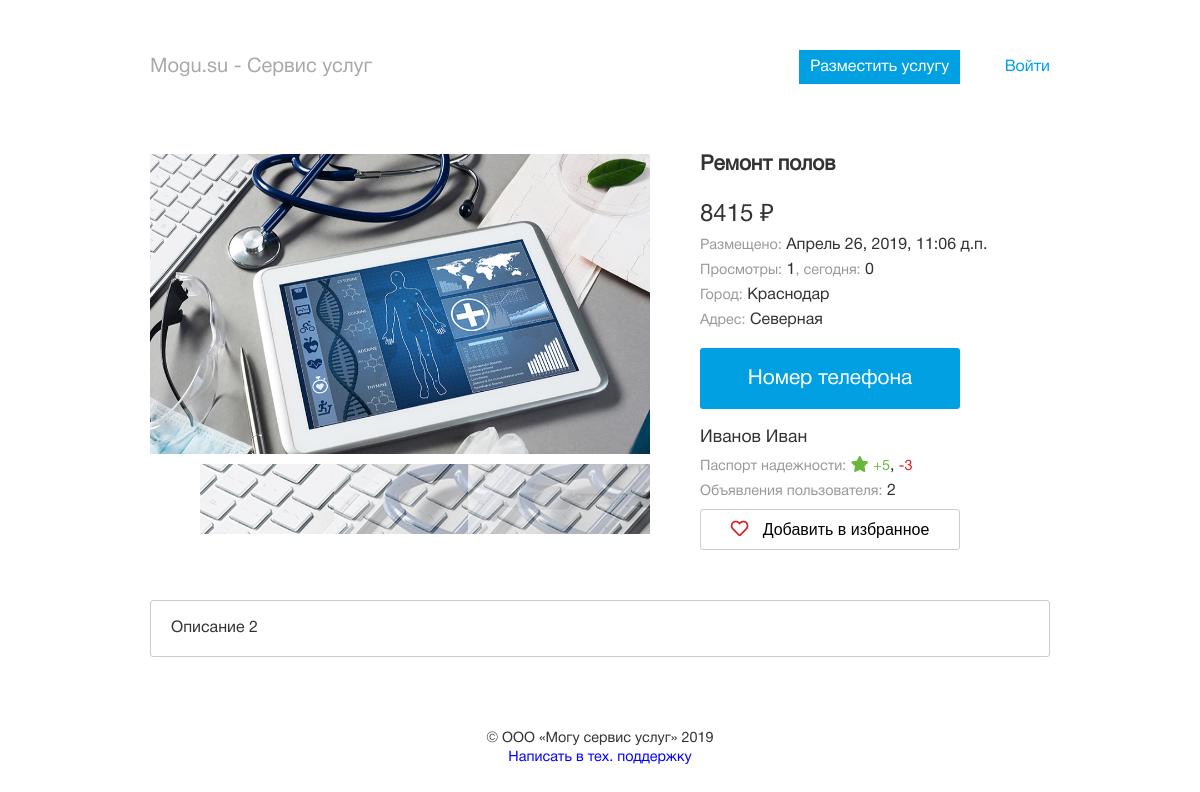
The app's page /announcements/detail/2/ with its own data.
### announcements/models.py (models this page shows, shortened)
class Image(models.Model):
    announcement = models.ForeignKey(Announcement, on_delete=models.CASCADE, verbose_name='Объявление', related_name='images')
    def get_picture_url(self, filename):
        return 'images/announcements/%s/%s' % (self.announcement.author.username, filename)
    image = models.ImageField(upload_to=get_picture_url, verbose_name='Изображение')
    is_main = models.BooleanField(default=False, verbose_name='Главное изображение')
    class Meta:
        verbose_name = 'Изображение'
        verbose_name_plural = 'Изображения'

class Announcement(models.Model):
    name = models.CharField(max_length=250, verbose_name='Название')
    author = models.ForeignKey(settings.AUTH_USER_MODEL, on_delete=models.CASCADE, verbose_name='Автор', related_name='announcements')
    service = models.ForeignKey(Service, on_delete=models.CASCADE, verbose_name='Услуга', related_name='announcements')
    price = models.PositiveIntegerField(verbose_name='Цена')
    posted = models.DateTimeField(auto_now_add=True, verbose_name='Размещено')
    views = models.PositiveSmallIntegerField(verbose_name='Просмотры', default=0)
    views_today = models.PositiveSmallIntegerField(verbose_name='Просмотры сегодня', default=0)
    today = models.DateField(verbose_name='Сегодня', auto_now_add=True)
    city = models.ForeignKey(City, on_delete=models.CASCADE, verbose_name='Город', related_name='announcements')
    address = models.CharField(max_length=250, verbose_name='Адресс')
    contact = models.CharField(max_length=250, verbose_name='Контактное лицо')
    phone = models.CharField(max_length=250, verbose_name='Телефон')
    desc = RichTextField(verbose_name='Описание')
    is_active = models.BooleanField(default=True, verbose_name='Активное')
    class Meta:
        verbose_name = 'Объявление'
        verbose_name_plural = 'Объявления'
        ordering = ['-posted']

class City(models.Model):
    name = models.CharField(max_length=250, verbose_name='Город')
    class Meta:
        verbose_name = 'Город'
        verbose_name_plural = 'Города'
        ordering = ['name']
    def __str__(self):
        return '%s' % self.name

### profiles/models.py (models this page shows)
class User(AbstractUser):
    patronymic = models.CharField(max_length=250, blank=True, null=True, verbose_name='Отчество')
    phone = models.CharField(null=True, blank=True, unique=True, max_length=250, verbose_name='Телефон')
    def get_picture_url(self, filename):
        ext = filename.split('.')[-1]
        filename = '%s.%s' % (self.id, ext)
        return 'images/profiles/%s' % filename
    photo = models.ImageField(null=True, blank=True, upload_to=get_picture_url, verbose_name='Фото')

### announcements/views.py (the view)
# urls.py: path('detail/<an_id>/', views.an_detail, name='an_detail'),
def an_detail(request, an_id):
    announcement = get_object_or_404(Announcement, id=int(an_id))
    today = datetime.today().date()
    if today == announcement.today:
        announcement.views_today += 1
    else:
        announcement.today = today
    announcement.views += 1
    announcement.save()
    context = {
        'announcement': announcement,
    }
    return render(request, 'announcements/an_detail.html', context)

### profiles/context_processors.py (called while the page is built)
def getting_forms(request):
    reg_form = RegisterForm()
    login_form = LoginForm()
    context = {
        'reg_form': reg_form,
        'login_form': login_form,
    }
    return context

### templates/announcements/an_detail.html (shortened to what this page needs)
{% extends 'base.html' %}
{% load imagefit %}
{% block content %}
    <div class="an-detail">
        <div class="container">
            <div class="row">
                <div class="an-images">
                    <div class="slider-for">
                        {% for item in announcement.images.all %}
                            <div>
                                <div class="image-div">
                                    <img src="{{ item.image.url|resize:'500x300,C' }}" alt="an_image">
                                </div>
                            </div>
                        {% endfor %}
                    </div>
                    <div class="slider-nav">
                        {% for item in announcement.images.all %}
                            <div>
                                <div class="image-div">
                                    <img src="{{ item.image.url|resize:'110x70,C' }}" alt="an_image">
                                </div>
                            </div>
                        {% endfor %}
                    </div>
                </div>
                <div class="an-info">
                    <h2>{{ announcement.name }}</h2>
                    <p class="an-price">{{ announcement.price }} &#8381;</p>
                    <p><span>Размещено:</span> {{ announcement.posted }}</p>
                    <p><span>Просмотры:</span> {{ announcement.views }}<span>, сегодня:</span> {{ announcement.views_today }}</p>
                    <p><span>Город:</span> {{ announcement.city }}</p>
                    <p><span>Адрес:</span> {{ announcement.address }}</p>
                    <a class="an-phone trigger-phone" href="#">Номер телефона</a>
                    <p class="an-user-name">{{ announcement.author.last_name }} {{ announcement.author.first_name }}</p>
                    <p class="an-passport"><span>Паспорт надежности:</span> <i class="fa fa-star"></i> <span class="an-plus">+5</span>, <span class="an-minus">-3</span></p>
                    <p><span>Объявления пользователя:</span> 2</p>
                    <form action="" class="add-to-favorite">
                        <button type="submit"><i class="far fa-heart"></i> Добавить в избранное</button>
                    </form>
                </div>
            </div>
        </div>
        <div class="container">
            <div class="an-desc">
                {{ announcement.desc|safe }}
            </div>
        </div>
    </div>
{% endblock content %}

### dev_static/css/style.css (style rules this page uses)
* { padding: 0; margin: 0; outline: none; }
a, a:visited { text-decoration: none; color: #00f; }
body { font-size: 1rem; font-family: 'Helvetica Neue', Arial, Helvetica, sans-serif; color: #333; }
.container { max-width: 900px; padding: 0 40px; margin: 0 auto; }
.row { display: flex; flex-wrap: wrap; }
.an-detail { margin-top: 70px; }
.an-images { width: 500px; }
.slider-for { margin-bottom: 10px; }
.slider-for img { width: 500px; height: 300px; }
.slider-nav .slick-slide.slick-current { opacity: 1; }
.slider-nav .slick-slide { opacity: 0.7; }
.slider-nav .image-div { width: 110px; height: 70px; }
.an-info { margin-left: 50px; width: 350px; }
.an-info h2 { font-size: 1.3rem; margin-bottom: 20px; overflow: hidden; width: 350px; }
.an-info p { margin-bottom: 10px; color: #333; }
.an-info p span { margin-bottom: 10px; color: #999; font-size: 0.9rem; }
.an-info .an-phone { display: block; border: 1px solid #aaa; border-radius: 3px; width: 200px; font-size: 1.3rem; background-color: #00a0e3; border: none; color: #fff; text-align: center; padding: 20px 30px; margin: 20px 0; }
.add-to-favorite button { background-color: #ffffff; border: 1px solid #ccc; border-radius: 3px; padding: 10px 20px; cursor: pointer; width: 260px; font-size: 1rem; }
.add-to-favorite button i { font-size: 1.1rem; padding-right: 10px; color: #d71e1f; }
.an-passport i { color: #6ab73e; }
.an-passport .an-plus { color: #6ab73e; }
.an-passport .an-minus { color: #d71e1f; }
.an-info .an-price { font-size: 1.5rem; }
.an-desc { margin-top: 50px; border: 1px solid #ccc; border-radius: 3px; padding: 20px; }
.an-user-name { font-size: 1.1rem; }

### records on screen
Image: image|resize (picture)
Image: image|resize (picture)
Announcement: name "Ремонт полов", price "8415", posted "Апрель 26, 2019, 11:06 д.п.", views "1", views_today "0", city "Краснодар", address "Северная", author.last_name "Иванов", author.first_name "Иван", desc "Описание 2"
